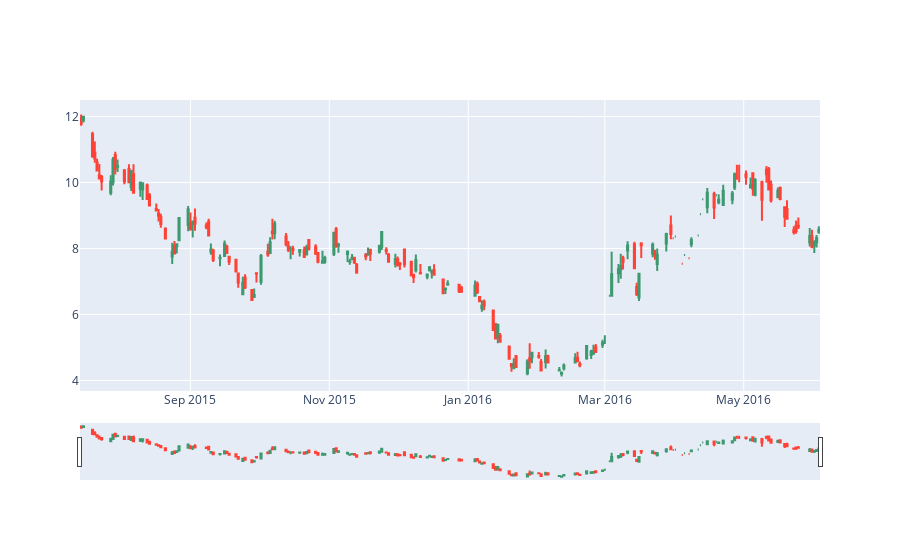
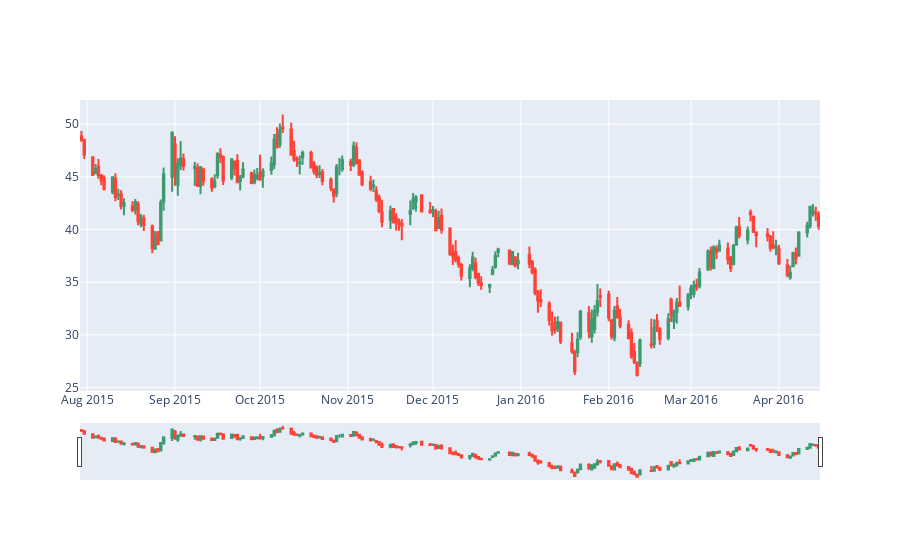

Here is the notebook cell these charts were saved with, in order:
### Code cell
'''
    Modelo para análise e predição do valor máximo do ativo PETR4.
'''

import pandas as pandas
import scipy as sp
import numpy as np
import matplotlib.pyplot as plt
import plotly.graph_objects as go
import plotly.offline as py
import statsmodels.formula.api as sm
import time
import json
import csv
import os

from scipy import stats
from plotly.offline import plot, iplot, init_notebook_mode
init_notebook_mode(connected=True)

from sklearn.model_selection import train_test_split
from sklearn.linear_model import LinearRegression
from sklearn.metrics import mean_squared_error
from datetime import datetime
from pymongo import MongoClient
from bson.json_util import dumps

################### Análise dos Dados Dollar USDBRL=X.csv #######################
dataFrameDollar = pandas.read_csv ("../dataset/USDBRL=X.csv", sep=',')

print(dataFrameDollar["Close"].count())
print(dataFrameDollar["Open"].count())
dataFrameDollar.head()
dataFrameDollar.isnull().sum()
dataFrameDollar = dataFrameDollar.dropna()
dataFrameDollar.shape
dataFrameDollar.describe()


################### Análise dos Dados Crude Oil Sep 20 (CL=F) #######################
dataFrameOleoCru = pandas.read_csv ("../dataset/CL=F.csv", sep=',')

print(dataFrameOleoCru["Close"].count())
print(dataFrameOleoCru["Open"].count())
dataFrameOleoCru.head()
dataFrameOleoCru.isnull().sum()
dataFrameOleoCru = dataFrameOleoCru.dropna()
dataFrameOleoCru.shape
dataFrameOleoCru.describe()


################### Análise dos Dados ativo Petr4 #######################
dataFramePetr4 = pandas.read_csv ("../dataset/PETR4.SA.csv", sep=',')

dataFramePetr4["clClose"] = dataFrameOleoCru["Close"]

dataFramePetr4.head()
dataFramePetr4.tail()
dataFramePetr4.isnull().sum()
dataFramePetr4 = dataFramePetr4.dropna()
dataFramePetr4.shape
print(dataFramePetr4.describe())

dictionary_plot_values = [
                            ('Open',    dataFramePetr4.Date, dataFramePetr4.Open,   "PETR4 Open",      '#FFFF00', "Ativo Petr4 Open",      '2015-07-15', '2020-07-14'),
                            ('High',    dataFramePetr4.Date, dataFramePetr4.High,   "PETR4 High",      '#17BECF', "Ativo Petr4 High",      '2015-07-15', '2020-07-14'),
                            ('Close',   dataFramePetr4.Date,dataFramePetr4.Close,   "PETR4 Close",     '#ADFF2F', "Ativo Petr4 Close",     '2015-07-15', '2020-07-14'),
                            ('Low',     dataFramePetr4.Date,dataFramePetr4.Low,     "PETR4 Low",       '#FF1493', "Ativo Petr4 Low",       '2015-07-15', '2020-07-14'),
                            ('clClose', dataFramePetr4.Date,dataFramePetr4.clClose, "Preço do Barril", '#FF0000', "Preço do Barril Close", '2015-07-15', '2020-07-14')
                         ]

def plotDataSet(column_date, column_type, name_, color_code, title_name, datefrom, dateUntil):
   
    type_column = go.Scatter( x=column_date, y=column_type, name = name_, line = dict(color = color_code), opacity = 0.8)
    data = [type_column]
    layout = dict(title = title_name,title_x= 0.5,xaxis = dict(range = [datefrom, dateUntil]))
    fig = dict(data=data, layout=layout)
    py.iplot(fig, filename = name_)
   
def convertDateToTimeStamp(dateIn, dataFramePetr4):
   
    dataPetr4 = dateIn
    arrayDate = []
    arrayDateReplace = []
    cont = 0
    for date in dataPetr4:
        dt = datetime.strptime(date, '%Y-%m-%d')
        ts = time.mktime(dt.timetuple())
        arrayDate.insert(cont,ts)
        date = date.replace('-','')
        arrayDateReplace.insert(cont, date)
        cont+=1
       
    dataFramePetr4['timeStamp'] = arrayDate
    print(dataFramePetr4['timeStamp'])
    dataFramePetr4['dateReplace'] = arrayDateReplace
       
def candleSticks(dataFramePetr4):
    datasetUmAno = dataFramePetr4.head(180)
    data = go.Candlestick(x=datasetUmAno.Date, open=datasetUmAno.Open, high=datasetUmAno.High, low=datasetUmAno.Low, close=datasetUmAno.Close)
    data = [data]
    py.offline.iplot(data, filename='Candlestick Petr4')

def linearRegression(dataFramePetr4):
    regression = sm.ols(formula='clClose~Open+High+Low+Close', data=dataFramePetr4).fit()
    print(regression.summary())
    return regression

def areThereCorrelation(dataFramePetr4, dataFrameDollar, name_1, name_2):
    print('--------------------------------------------------------------')
    print(name_1 + '\n')
    print('\n')   
    print('Low   :' + str(dataFramePetr4["Low"].corr(dataFrameDollar["Low"])))  
    print('Open  :' + str(dataFramePetr4["Open"].corr(dataFrameDollar["Open"])))  
    print('High  :' + str(dataFramePetr4["High"].corr(dataFrameDollar["High"])))
    print('Close :' + str(dataFramePetr4["Close"].corr(dataFrameDollar["Close"])))

    print('\n')
    print(name_2 + '\n')

    print('Open sec :' + str(dataFramePetr4["Open"].corr(dataFrameDollar["Close"])))  
    print('High sec :' + str(dataFramePetr4["High"].corr(dataFrameDollar["Low"])))
    
    print('\n')
    print('\n')
    
    print('--------------------------------------------------------------')


def correlationChart(x, y):
    #plt.scatter(x,y,color='b')
    plt.plot(x,y,zorder=1)
    plt.scatter(x,y,zorder=2)
    plt.xlabel('Petr4 preço Máximo')
    plt.ylabel('CL=F valor Fechamento')
    plt.axis([min(x),max(x),min(y),max(y)])
    plt.autoscale('False')
    plt.show()

def prepareToTestAndTrainingBases(dataFramePetr4):
    dataTrainingWithoutMax  = dataFramePetr4;
    dataTrainingWithoutMax  = dataTrainingWithoutMax.drop(columns=['High'])
    dataTrainingWithoutMax  = dataTrainingWithoutMax.drop(columns=['Date'])
    print(dataTrainingWithoutMax.describe())

    #Atribuindo apenas o valor máximo
    dataTrainingHigh = dataFramePetr4["High"]

    #Dividindo as bases em teste e treino
    X_dataTrainning, X_dataTest, y_dataTrainning, y_dataTest = train_test_split(dataTrainingWithoutMax, dataTrainingHigh,test_size=0.2, random_state=0)

    print(" ---------------- Treino ------------------ ")
    print("\n")
    print(X_dataTrainning)
    print(y_dataTrainning)
    
    print(" ---------------- X_dataTest ------------------ ")
    print("\n")
    print(y_dataTest)
    print(X_dataTest)
   
    #Regressão Linear
    linearRegressionModel = LinearRegression()
    linearRegressionModel.fit(X_dataTrainning, y_dataTrainning)
    print(linearRegressionModel.coef_)
   
    #Validação e acertividade do modelo
    RMSE = mean_squared_error(y_dataTest, linearRegressionModel.predict(X_dataTest))**0.5
    print("Acertividade do modelo : " + str(RMSE))
   
    X_predict = linearRegressionModel.predict(X_dataTest)
   
    print("\n")
    print("\n")
    
    ################ Insert into Mongo DB ##################
    print("--- Insert into Mongo ---")
    
    y_dataTestSaveList = []
    X_predictSaveList = []
    
    for y_dataTestSave in y_dataTest:
        y_dataTestSaveList.append(y_dataTestSave)
    
    for X_predictSave in X_predict:
        X_predictSaveList.append(X_predictSave)
    
    createFolders()
    
    createCsvFinalResult(y_dataTestSaveList, X_predictSaveList, dataFramePetr4['Date'][:205])
      
    dataBase = createConnectionWithMongoDB()
    
    insertData(dataBase, y_dataTestSaveList, X_predictSaveList)
    
    plotDataSet(dataFramePetr4['Date'][:205], y_dataTest, 'Valores Reais', '#FF5733', 'Valores Reais','2015-07-15', '2016-07-15')
    plotDataSet(dataFramePetr4['Date'][:205], X_predict, 'Valores Preditos', '#3374FF', 'Valores preditos','2015-07-15', '2016-07-15')
   
    return X_predict

def createConnectionWithMongoDB():
    
    mongoClient = MongoClient('mongodb://localhost:27017/')
    return mongoClient.tcc
    
def insertData(dataBase, realData, predictData):
    
    data = {'valores reais':realData,'valores preditos':predictData}
    
    dataBase.petrolPredictions.insert_one(data)
    
    
def createFolders():
    
    path = "../data/csv/"
    directory = os.path.dirname(path)
    
    if not os.path.exists(directory):
        os.makedirs(directory)
    
def createCsvFinalResult(realData, predictData, data):
    
    data = {'Valores Originais':realData,
            'Valores Preditos':predictData,
            'Data':data}
    
    df = pandas.DataFrame(data)
    df.to_csv (r'../data/csv/dashboard.csv', index = False, header=True)
    
if __name__ == '__main__':
   
    #for plot_values in dictionary_plot_values:
        #plotDataSet(plot_values[1], plot_values[2], plot_values[3], plot_values[4], plot_values[5], plot_values[6], plot_values[7])

    candleSticks(dataFramePetr4)    
    candleSticks(dataFrameOleoCru)
    areThereCorrelation(dataFramePetr4,dataFrameDollar, 'PETR4', 'Dollar')
    areThereCorrelation(dataFramePetr4,dataFrameOleoCru, 'PETR4', 'CL=F')
    correlationChart(dataFramePetr4.High[:365], dataFramePetr4.clClose[:365])
    prepareToTestAndTrainingBases(dataFramePetr4)

### Figure 1 — Plotly figure (JSON) as saved in the notebook; plotly's stock layout.template omitted (floating-point values rounded to 4 significant figures; data arrays with more than 128 entries replaced by an {"elided": "..."} marker saying what was removed)
{"data": [{"close": {"elided": "180 float values"}, "high": {"elided": "180 float values"}, "low": {"elided": "180 float values"}, "open": {"elided": "180 float values"}, "type": "candlestick", "x": {"elided": "180 str values"}}], "layout": {}}

### Figure 2 — Plotly figure (JSON) as saved in the notebook; plotly's stock layout.template omitted (floating-point values rounded to 4 significant figures; data arrays with more than 128 entries replaced by an {"elided": "..."} marker saying what was removed)
{"data": [{"close": {"elided": "180 float values"}, "high": {"elided": "180 float values"}, "low": {"elided": "180 float values"}, "open": {"elided": "180 float values"}, "type": "candlestick", "x": {"elided": "180 str values"}}], "layout": {}}
